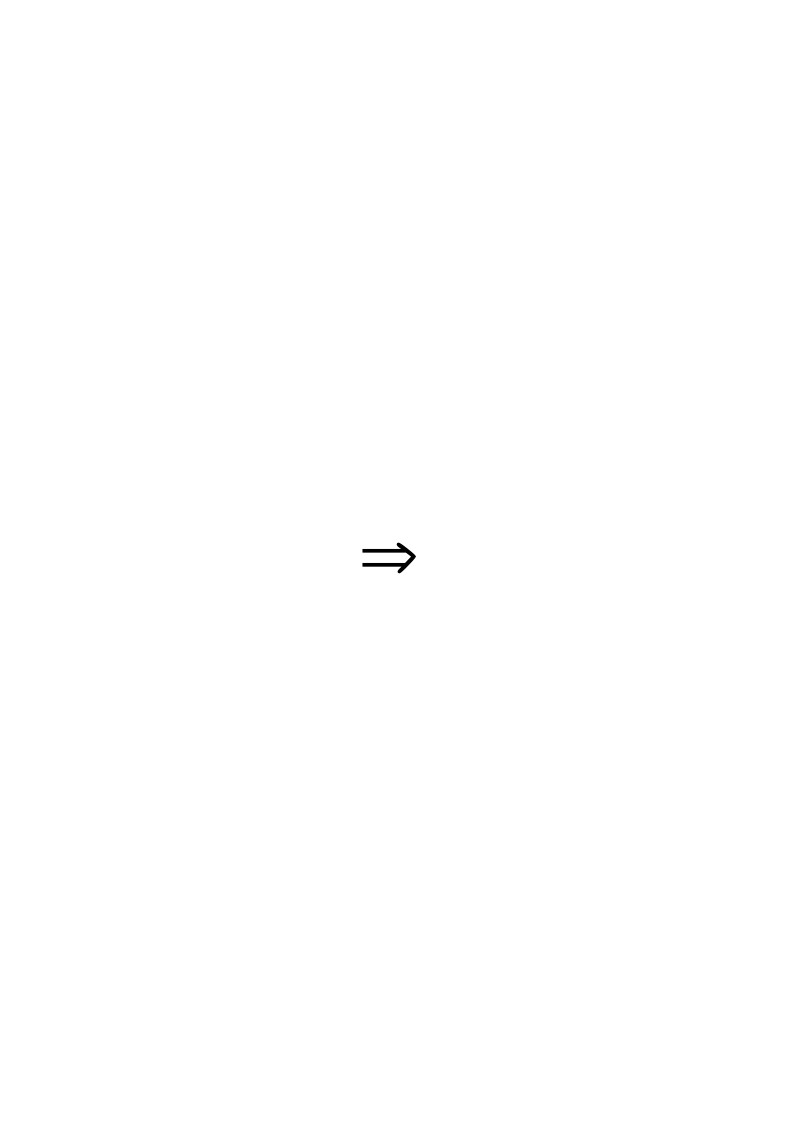
#> input picture debug_mathtype_20.png, 794 x 1123 px
$ python -i hybrid_formula_images.py   (imports and definitions only)
#> lines starting #> are read from the running program, lines starting #| are printed output that depends on the picture
"""Recover DOCX image positions, rasterize vectors and plan image OCR.

No OCR model or legacy DOCX reader is imported here. Native OMML remains for
Pandoc; image previews (including MathType/VML) go to the same DeepSeek worker.
"""
import hashlib
from copy import deepcopy
import json
import os
from pathlib import Path
import posixpath
import re
import shutil
import subprocess
import sys
from urllib.parse import unquote, urlsplit
from uuid import uuid4
import xml.etree.ElementTree as ET
import zipfile

from PIL import Image, ImageOps

try:
    from vector_fonts import prepare_wmf
except ImportError:
    from kaggle_ocr.vector_fonts import prepare_wmf


_W = "http://schemas.openxmlformats.org/wordprocessingml/2006/main"
_R = "http://schemas.openxmlformats.org/officeDocument/2006/relationships"
_A = "http://schemas.openxmlformats.org/drawingml/2006/main"
_V = "urn:schemas-microsoft-com:vml"
_M = "http://schemas.openxmlformats.org/officeDocument/2006/math"
_WP = "http://schemas.openxmlformats.org/drawingml/2006/wordprocessingDrawing"
_IMAGE_MD = re.compile(r"!\[[^\]]*\]\(([^)]+)\)(?:\{[^}]*\})?")
_VECTORS = {".wmf", ".emf", ".svg"}


# [269 lines left out: functions _length_mm, image_geometry, mark_docx_images, _markdown_path, render_vectors, not called in this run]


def _normalise_image(source, destination, display_destination=None):
#> called with source = '../debug_mathtype_20.png', destination = 'out.png'
    with Image.open(source) as original:
#> original is the input picture: PIL image 794x1123 RGBA; mean R, G, B, A 254.9, 254.9, 254.9, 255
        dpi = original.info.get("dpi", (96, 96))
#> dpi = (96, 96)
        rgba = original.convert("RGBA")
        canvas = Image.new("RGBA", rgba.size, "white")
#> canvas: PIL image 794x1123 RGBA; every value is 255
        canvas.alpha_composite(rgba)
        image = canvas.convert("RGB")
    if display_destination is not None:
        if not isinstance(dpi, (tuple, list)) or len(dpi) < 2 or not all(isinstance(value, (int, float)) and value > 0 for value in dpi[:2]):
            dpi = (96, 96)
        # Uncropped/unscaled pixels are for printing; OCR gets its own raster.
        image.save(display_destination, format="PNG", dpi=tuple(dpi[:2]))
    bbox = image.convert("L").point(lambda value: 255 if value < 250 else 0).getbbox()
#> bbox = (362, 542, 416, 574)
    if bbox is None:
        return None, None
    image = ImageOps.expand(image.crop(bbox), border=12, fill="white")
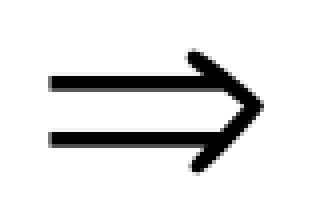
#> image: PIL image 78x56 RGB (shown 4 times larger); min 0, max 255, mean 227.2
    longest = max(image.size)
#> longest = 78
    target = max(384, min(1600, longest))
#> target = 384
    if longest != target:
        scale = target / longest
#> scale = 4.92
        image = image.resize((max(1, round(image.width * scale)), max(1, round(image.height * scale))), Image.Resampling.LANCZOS)
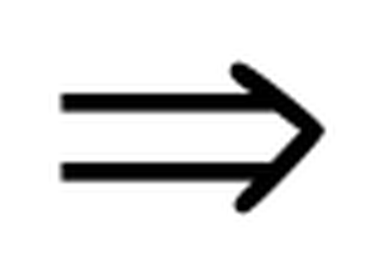
#> image: PIL image 384x276 RGB; min 0, max 255, mean 227.1
    key = hashlib.sha256(str(image.size).encode() + image.tobytes()).hexdigest()
    image.save(destination, format="PNG")
    return key, list(image.size)


# [121 lines left out: functions prepare_image_plan, record_ocr_result, write_image_report, not called in this run]

>>> result = _normalise_image('../debug_mathtype_20.png', 'out.png')
